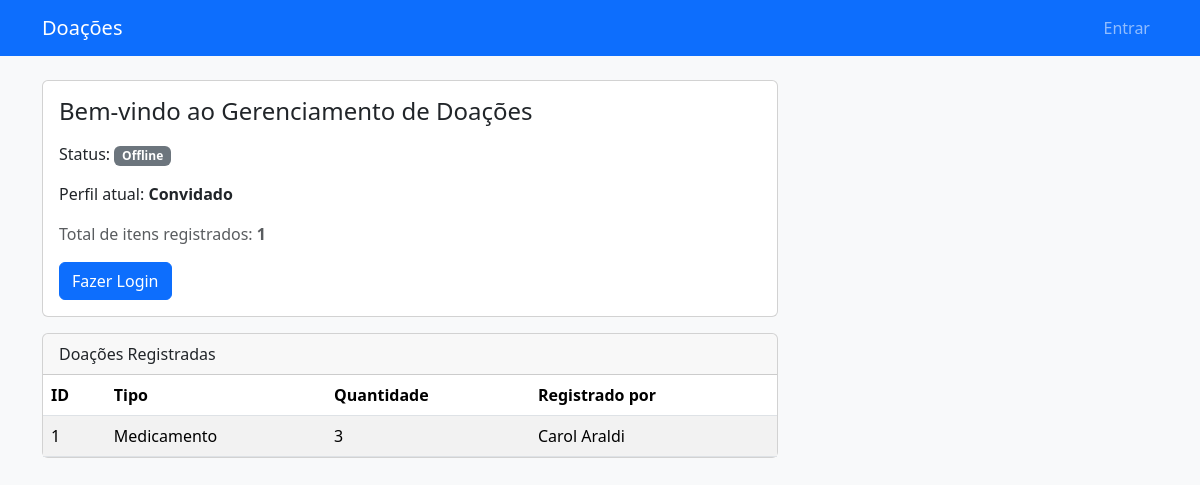
Before: / with the older database file.
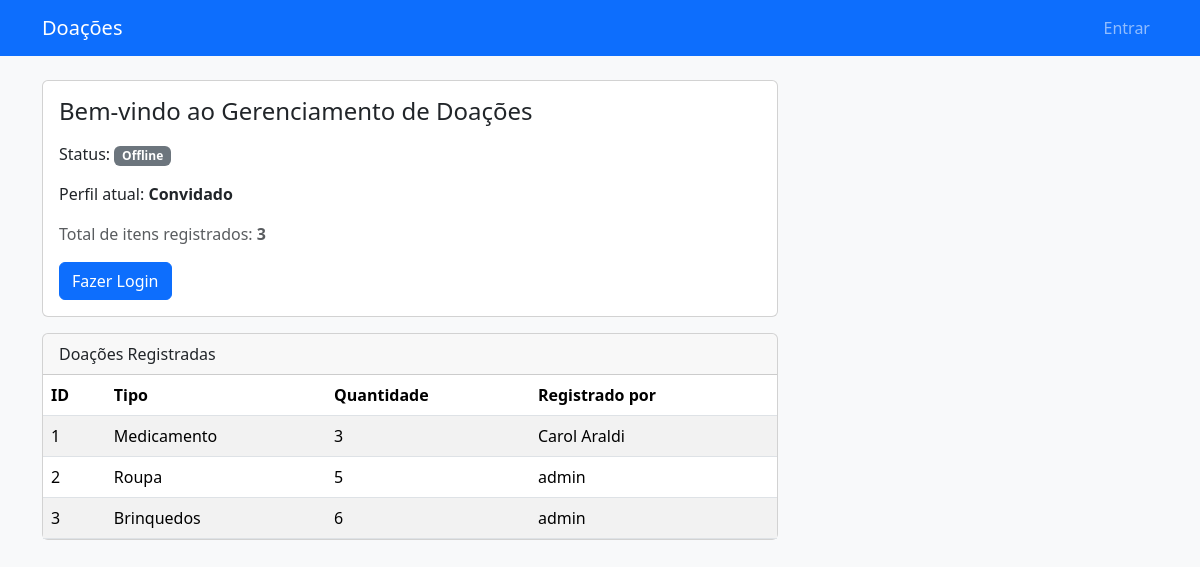
After: the same page with the newer database file.
### app.py (models this page shows, shortened)
class Doacao(db.Model):
    id = db.Column(db.Integer, primary_key=True)
    tipo = db.Column(db.String(80), nullable=False)
    quantidade = db.Column(db.Integer, nullable=False)
    voluntario_id = db.Column(db.Integer, db.ForeignKey('user.id'), nullable=False)

class User(db.Model):
    id = db.Column(db.Integer, primary_key=True)
    username = db.Column(db.String(80), unique=True, nullable=False)
    password_hash = db.Column(db.String(128), nullable=False) # Armazena o hash (A02)
    role = db.Column(db.String(20), nullable=False, default='voluntario') # admin, voluntario (A04)
    donations = db.relationship('Doacao', backref='registrador', lazy=True)

### app.py (the view)
@app.route('/')
def index():
    doacoes = Doacao.query.all()
    return render_template(
        'index.html',
        is_logged_in=session.get('logged_in', False),
        user_role=session.get('user_role', 'Convidado'),
        doacoes=doacoes,
    )

### templates/index.html (shortened to what this page needs)
{% extends "base.html" %}
{% block content %}
<div class="row">
    <div class="col-lg-8">
        <div class="card mb-3">
            <div class="card-body">
                <h1 class="h4 mb-3">Bem-vindo ao Gerenciamento de Doações</h1>
                <p>
                    Status:
                    {% if is_logged_in %}
                        <span class="badge bg-success">Online</span>
                    {% else %}
                        <span class="badge bg-secondary">Offline</span>
                    {% endif %}
                </p>
                <p>Perfil atual: <strong>{{ user_role }}</strong></p>
                <p class="text-muted">
                    Total de itens registrados: <strong>{{ doacoes|length }}</strong>
                </p>
                {% if not is_logged_in %}
                    <a href="{{ url_for('login') }}" class="btn btn-primary">Fazer Login</a>
                {% endif %}
            </div>
        </div>
        <div class="card">
            <div class="card-header">
                Doações Registradas
            </div>
            <div class="card-body p-0">
                {% if doacoes %}
                    <table class="table table-striped mb-0">
                        <thead>
                        <tr>
                            <th>ID</th>
                            <th>Tipo</th>
                            <th>Quantidade</th>
                            <th>Registrado por</th>
                        </tr>
                        </thead>
                        <tbody>
                        {% for d in doacoes %}
                            <tr>
                                <td>{{ d.id }}</td>
                                <td>{{ d.tipo }}</td>
                                <td>{{ d.quantidade }}</td>
                                <td>{{ d.registrador.username if d.registrador else '-' }}</td>
                            </tr>
                        {% endfor %}
                        </tbody>
                    </table>
                {% else %}
                    <p class="p-3 mb-0">Nenhuma doação registrada ainda.</p>
                {% endif %}
            </div>
        </div>
    </div>
</div>
{% endblock %}

### templates/base.html (shortened to what this page needs)
<!doctype html>
<html lang="pt-BR">
<head>
    <link
        href="https://cdn.jsdelivr.net/npm/bootstrap@5.3.3/dist/css/bootstrap.min.css"
        rel="stylesheet"
    >
</head>
<body class="bg-light">
<nav class="navbar navbar-expand-lg navbar-dark bg-primary mb-4">
    <div class="container">
        <a class="navbar-brand" href="{{ url_for('index') }}">Doações</a>
        <div class="collapse navbar-collapse" id="navbarNav">
            <ul class="navbar-nav ms-auto">
                {% if session.get('logged_in') %}
                    <li class="nav-item">
                        <span class="navbar-text me-3">
                            Logado como: {{ session.get('user_role') }}
                        </span>
                    </li>
                    <li class="nav-item">
                        <a class="nav-link" href="{{ url_for('logout') }}">Sair</a>
                    </li>
                {% else %}
                    <li class="nav-item">
                        <a class="nav-link" href="{{ url_for('login') }}">Entrar</a>
                    </li>
                {% endif %}
            </ul>
        </div>
    </div>
</nav>
<div class="container mb-5">
    {% block content %}{% endblock %}
</div>
</body>
</html>

Changed rows visible on the page:
added Doacao: id "2", tipo "Roupa", quantidade "5", registrador "admin"
added Doacao: id "3", tipo "Brinquedos", quantidade "6", registrador "admin"
Other visible differences:
{{ doacoes|length }}: "1" → "3"
